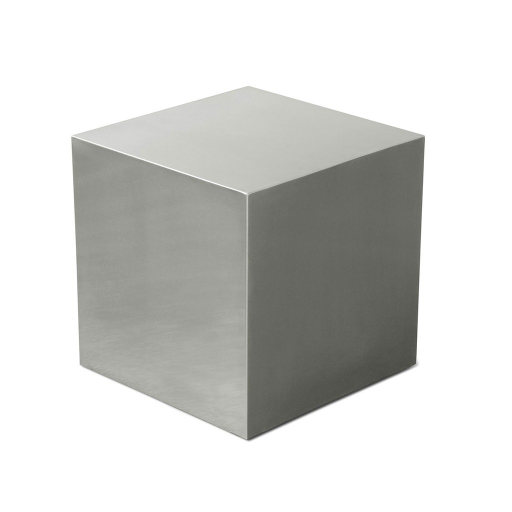
#> input picture 01_basic/assets/cube.jpg, 1024 x 1024 px, found by its file name (shown at 1/2 size)
$ python 11_corner_detector.py
#> lines starting #> are read from the running program, lines starting #| are printed output that depends on the picture; after the words box and inside, x2 and y2 are one past the last pixel; in counts of white or black regions, pixels touching at a corner belong together
import cv2
import imutils
import numpy as np

img = cv2.imread(r'assets\cube.jpg')
#> img is the input picture: shape (1024, 1024, 3); mean B, G, R 210.2, 212.4, 212
img = imutils.resize(img, height=500)
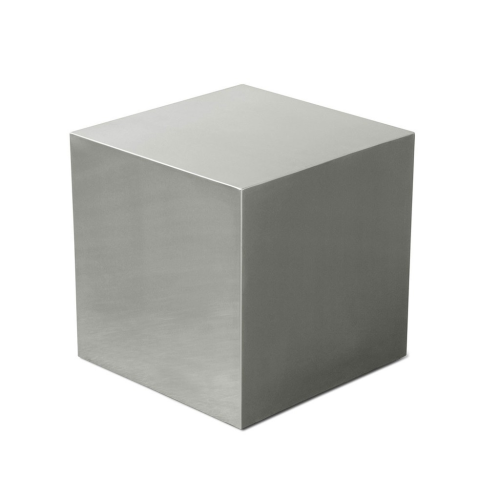
#> img: shape (500, 500, 3); mean B, G, R 210.2, 212.4, 212
# cv2.imshow('img', img)

gray = cv2.cvtColor(src=img, code=cv2.COLOR_BGR2GRAY)
# cv2.imshow('gray', gray)

gray = np.float32(gray)
dst = cv2.cornerHarris(src=gray, blockSize=5, ksize=3, k=0.04)
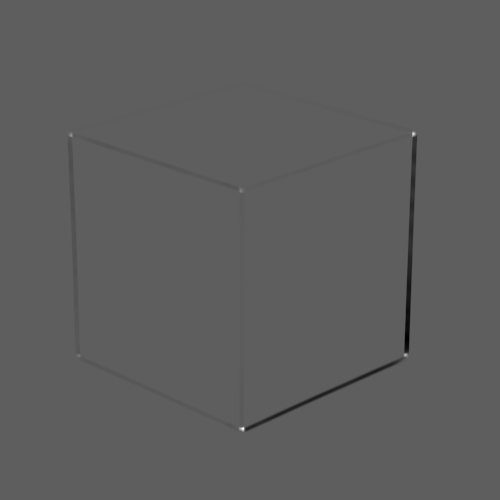
#> dst: shape (500, 500) float32; min -3370429.2, max 5762132, mean -16555.5; drawn with min black and max white
dst = cv2.dilate(src=dst, kernel=None)

img[dst > 0.01 * dst.max()] = (0, 0, 255)
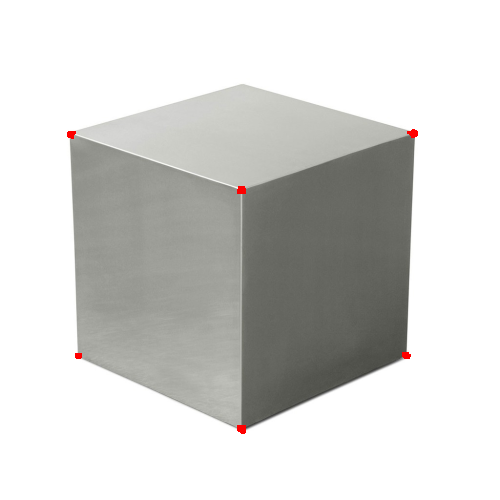
#> img: shape (500, 500, 3); 0.14% of pixels changed, all inside (x1, y1, x2, y2) = (67, 129, 418, 434)

cv2.imshow('dst', img)
cv2.waitKey(0)
